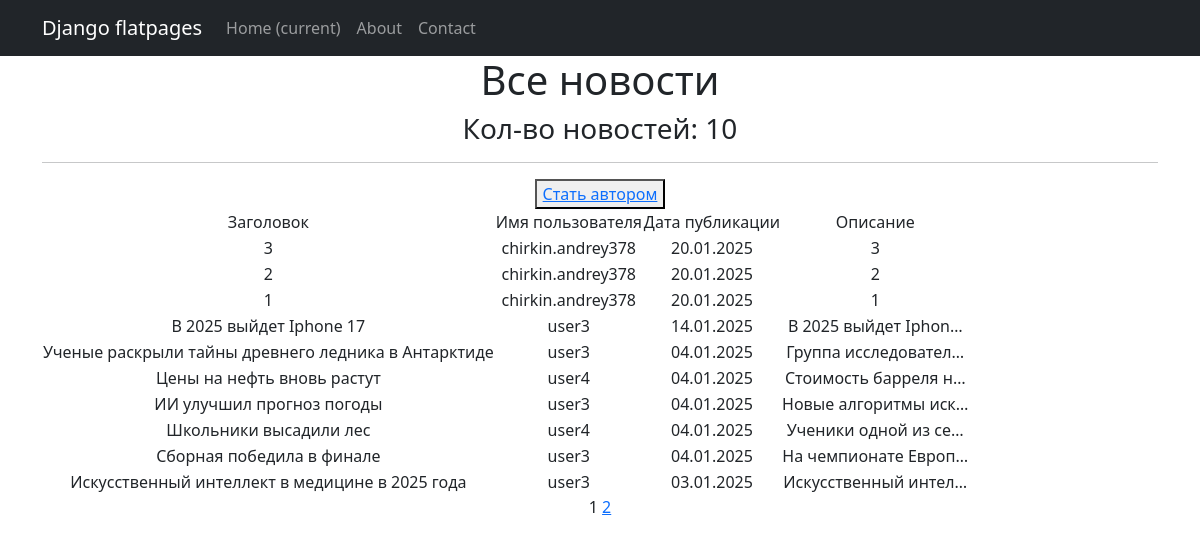
Before: /news/ with the older database file.
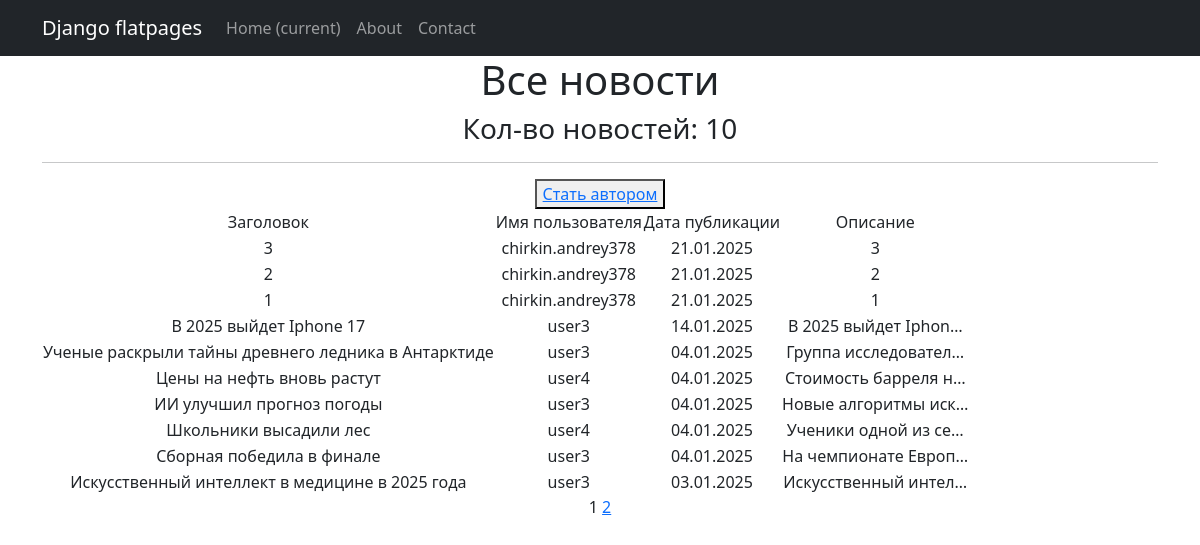
After: the same page with the newer database file.
### models_app/models.py (models this page shows, shortened)
class Post(models.Model):
    ARTICLE = 'AR'
    NEWS = 'NW'
    POST_TYPE_CHOICES = [
        (ARTICLE, 'Article'),
        (NEWS, 'News'),
    ]
    author = models.ForeignKey(Author, on_delete=models.CASCADE, related_name='posts')
    post_type = models.CharField(max_length=2, choices=POST_TYPE_CHOICES, default=ARTICLE)
    created_at = models.DateTimeField(auto_now_add=True)
    categories = models.ManyToManyField(Category, related_name='posts')
    title = models.CharField(max_length=255)
    content = models.TextField()
    rating = models.IntegerField(default=0)

class Author(models.Model):
    user = models.OneToOneField(User, on_delete=models.CASCADE, related_name='author')
    rating = models.IntegerField(default=0)

### models_app/views.py (the view)
# urls.py: path('news/', NewsList.as_view(), name='news_list'),
class NewsList(ListView):
    model = Post
    queryset = Post.objects.filter(post_type='NW').order_by('-created_at')
    template_name = 'news_list.html'
    context_object_name = 'news_list'
    paginate_by = 10
    def get_context_data(self, **kwargs):
        context = super().get_context_data(**kwargs)
        context['is_not_premium'] = not self.request.user.groups.filter(name='authors').exists()
        return context

### models_app/templatetags/custom_filters.py (called while the page is built)
@register.filter()
def censor(string):
    bad_words = ["убийство", "фальсификация", "хакеры"]
    if not isinstance(string, str):
        raise ValueError("Фильтр 'censor' можно применять только к строкам.")
    cleaned_string = ''.join(char for char in string if char.isalnum() or char.isspace()) #очистка строки от спец символов (!,$, и т.д.)
    words = cleaned_string.split()
    for word in words:
        if word.lower() in bad_words:
            censored_word = word[0] + "*" * (len(word) - 1)
            string = string.replace(word, censored_word)
    return string

@register.simple_tag(takes_context=True)
def url_replace(context, **kwargs):
   d = context['request'].GET.copy()
   for k, v in kwargs.items():
       d[k] = v
   return d.urlencode()

### templates/news_list.html (shortened to what this page needs)
{% extends 'flatpages/default.html' %}
{% load custom_filters %}
{% block content %}
<h1> Все новости </h1>
<h3> Кол-во новостей: {{ news_list|length }} </h3>
<hr>
{% if is_not_premium %}
<button> <a href="/sign/upgrade/"> Стать автором</a> </button>
{% endif %}
{% if news_list %}
    <table>
           <tr>
               <td>Заголовок</td>
               <td>Имя пользователя</td>
               <td>Дата публикации</td>
               <td>Описание</td>
           </tr>
           {% for news in news_list %}
           <tr>
               <td>{{ news.title|censor }}</td>
               <td>{{ news.author.user.username }}</td>
               <td>{{ news.created_at|date:'d.m.Y' }}</td>
               <td>{{ news.content|censor|truncatechars:20 }}</td>
           </tr>
           {% endfor %}
       </table>
{% else %}
    <h2> Новостей нет! </h2>
{% endif %}
   {{ page_obj.number }}
   {% if page_obj.has_next %}
       <a href="?{% url_replace page=page_obj.next_page_number %}">{{ page_obj.next_page_number }}</a>
   {% endif %}
{% endblock content %}

Changed rows visible on the page:
removed Post: title|censor "3", author.user.username "chirkin.andrey378", created_at "20.01.2025", content|censor "3"
removed Post: title|censor "2", author.user.username "chirkin.andrey378", created_at "20.01.2025", content|censor "2"
removed Post: title|censor "1", author.user.username "chirkin.andrey378", created_at "20.01.2025", content|censor "1"
added Post: title|censor "3", author.user.username "chirkin.andrey378", created_at "21.01.2025", content|censor "3"
added Post: title|censor "2", author.user.username "chirkin.andrey378", created_at "21.01.2025", content|censor "2"
added Post: title|censor "1", author.user.username "chirkin.andrey378", created_at "21.01.2025", content|censor "1"
